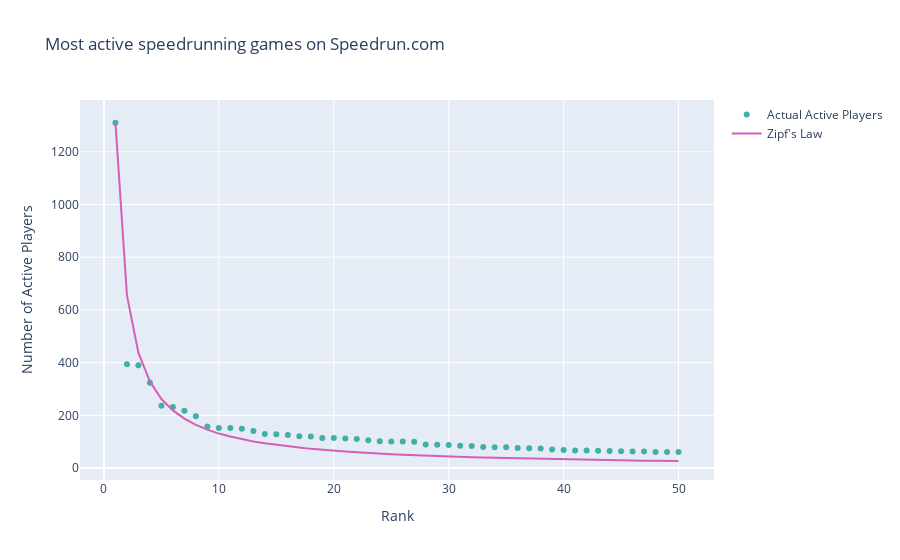

The notebook cell saved with this chart:
### Markdown cell above
### Plotting

### Code cell
import plotly.graph_objects as go
fig_data = px.scatter(games_df, x="Rank", y="Active Players", hover_data=["Game"])
fig_data.update_traces(marker=dict(color="#40B0A6"))
fig_prediction = px.line(games_df, x="Rank", y='Predicted Active Players')
fig_prediction.update_traces(line_color='#D35FB7')
fig = go.Figure(data=fig_data.data + fig_prediction.data)
fig.update_layout(title_text="Most active speedrunning games on Speedrun.com", 
                  xaxis_title='Rank',
                  yaxis_title='Number of Active Players')
fig['data'][0]['name']='Actual Active Players'
fig['data'][0]['showlegend']=True
fig['data'][1]['name']="Zipf's Law"
fig['data'][1]['showlegend']=True
fig.show()

### Figure 1 — Plotly figure (JSON) as saved in the notebook; plotly's stock layout.template omitted (floating-point values rounded to 4 significant figures)
{"data": [{"customdata": [["Minecraft: Java Edition"], ["Super Mario 64"], ["ROBLOX: Speed Run 4"], ["Minecraft: Bedrock Edition"], ["Super Mario Odyssey"], ["Celeste"], ["There Is No Game"], ["ROBLOX: Piggy"], ["Dead by Daylight"], ["Portal"], ["Hollow Knight"], ["Getting Over It With Bennett Foddy"], ["Karlson (Itch.io)"], ["ROBLOX: Jailbreak"], ["ROBLOX: Tower of Hell"], ["Mario Kart 8 Deluxe"], ["Rocket League"], ["Hades"], ["Super Mario Bros."], ["CraftRise"], ["ROBLOX: The Mimic"], ["Slither.io"], ["Titanfall 2"], ["Brawl Stars"], ["Outlast"], ["Tom Clancy's Rainbow Six Siege"], ["ROBLOX: Escape The Dentist Obby"], ["Cookie Clicker"], ["The Legend of Zelda: Breath of the Wild"], ["Portal 2"], ["Resident Evil 2 (2019)"], ["Super Metroid"], ["Counter-Strike: Global Offensive"], ["Super Mario World"], ["Call of Duty: Black Ops Cold War Zombies"], ["Red Ball"], ["Rec Room"], ["Icarus (Minecraft Data Pack)"], ["Super Mario 3D All-Stars"], ["ROBLOX: Piggy Book 2"], ["Super Mario 3D World + Bowser's Fury"], ["We Become What We Behold"], ["Cuphead"], ["Bhop pro"], ["Penumbra: Black Plague"], ["Google Solitaire"], ["Guild Wars 2"], ["The Legend of Zelda: A Link to the Past"], ["SpongeBob SquarePants: Battle for Bikini Bottom"], ["Lunch Lady"]], "hovertemplate": "Rank=%{x}<br>Active Players=%{y}<br>Game=%{customdata[0]}<extra></extra>", "legendgroup": "", "marker": {"color": "#40B0A6", "symbol": "circle"}, "mode": "markers", "name": "Actual Active Players", "orientation": "v", "showlegend": true, "type": "scatter", "x": [1, 2, 3, 4, 5, 6, 7, 8, 9, 10, 11, 12, 13, 14, 15, 16, 17, 18, 19, 20, 21, 22, 23, 24, 25, 26, 27, 28, 29, 30, 31, 32, 33, 34, 35, 36, 37, 38, 39, 40, 41, 42, 43, 44, 45, 46, 47, 48, 49, 50], "xaxis": "x", "y": [1310, 394, 390, 324, 237, 232, 218, 197, 158, 152, 152, 149, 141, 129, 128, 126, 121, 120, 114, 114, 112, 110, 106, 102, 101, 101, 100, 90, 89, 88, 85, 84, 80, 79, 79, 76, 75, 74, 71, 69, 67, 67, 66, 65, 64, 63, 63, 61, 61, 61], "yaxis": "y"}, {"hovertemplate": "Rank=%{x}<br>Predicted Active Players=%{y}<extra></extra>", "legendgroup": "", "line": {"color": "#D35FB7", "dash": "solid"}, "mode": "lines", "name": "Zipf's Law", "orientation": "v", "showlegend": true, "type": "scatter", "x": [1, 2, 3, 4, 5, 6, 7, 8, 9, 10, 11, 12, 13, 14, 15, 16, 17, 18, 19, 20, 21, 22, 23, 24, 25, 26, 27, 28, 29, 30, 31, 32, 33, 34, 35, 36, 37, 38, 39, 40, 41, 42, 43, 44, 45, 46, 47, 48, 49, 50], "xaxis": "x", "y": [1310, 655, 437, 328, 262, 219, 188, 164, 146, 131, 120, 110, 101, 94, 88, 82, 78, 73, 69, 66, 63, 60, 57, 55, 53, 51, 49, 47, 46, 44, 43, 41, 40, 39, 38, 37, 36, 35, 34, 33, 32, 32, 31, 30, 30, 29, 28, 28, 27, 27], "yaxis": "y"}], "layout": {"title": {"text": "Most active speedrunning games on Speedrun.com"}, "xaxis": {"title": {"text": "Rank"}}, "yaxis": {"title": {"text": "Number of Active Players"}}}}
